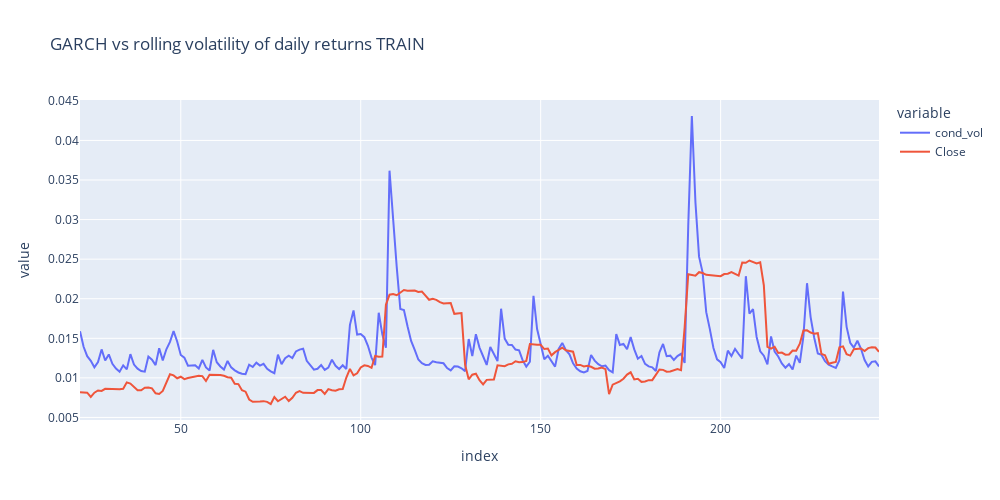

The notebook cell this image was saved under:
### Code cell
#Define the full serie as the previosly defined model
full_serie_garch = arch_model(returns,  vol = 'Garch', p=2, q=2)
#Fitting the model for the full serie
model_fit_full_serie = full_serie_garch.fit(disp='off')
#We will plot against the rolling volatility
rolling_vol = abs(returns.rolling(window=22, min_periods=22).std().dropna())
#Concatenating the true values, and trained values in our model
garch_and_rolling_std = pd.concat([pd.DataFrame(model_fit_full_serie.conditional_volatility),rolling_vol.dropna()], axis=1).dropna()
#Plotting it
garch_and_rolling_std_plot = px.line(garch_and_rolling_std, title = 'GARCH vs rolling volatility of daily returns TRAIN', width=1000, height=500)
#Printing the plot
garch_and_rolling_std_plot.show()

### Figure 1 — Plotly figure (JSON) as saved in the notebook; plotly's stock layout.template omitted (floating-point values rounded to 4 significant figures; data arrays with more than 128 entries replaced by an {"elided": "..."} marker saying what was removed)
{"data": [{"hovertemplate": "variable=cond_vol<br>index=%{x}<br>value=%{y}<extra></extra>", "legendgroup": "cond_vol", "line": {"color": "#636efa", "dash": "solid"}, "marker": {"symbol": "circle"}, "mode": "lines", "name": "cond_vol", "orientation": "v", "showlegend": true, "type": "scatter", "x": {"elided": "223 int values"}, "xaxis": "x", "y": {"elided": "223 float values"}, "yaxis": "y"}, {"hovertemplate": "variable=Close<br>index=%{x}<br>value=%{y}<extra></extra>", "legendgroup": "Close", "line": {"color": "#EF553B", "dash": "solid"}, "marker": {"symbol": "circle"}, "mode": "lines", "name": "Close", "orientation": "v", "showlegend": true, "type": "scatter", "x": {"elided": "223 int values"}, "xaxis": "x", "y": {"elided": "223 float values"}, "yaxis": "y"}], "layout": {"height": 500, "legend": {"title": {"text": "variable"}, "tracegroupgap": 0}, "title": {"text": "GARCH vs rolling volatility of daily returns TRAIN"}, "width": 1000, "xaxis": {"anchor": "y", "domain": [0, 1], "title": {"text": "index"}}, "yaxis": {"anchor": "x", "domain": [0, 1], "title": {"text": "value"}}}}
